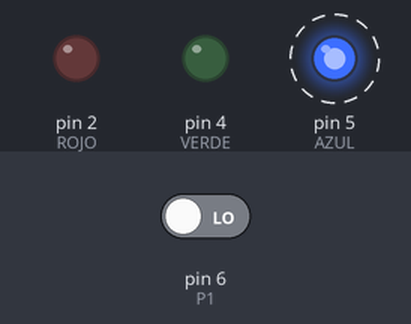
Recording of a sketch running on a simulated Arduino Uno, built with avr-gcc and run on an emulated ATmega328P. Parts: output pins drawn as LEDs (lit = HIGH). Dashed ring = blinking. The inputs (shaded band) are chosen by the test bench; at power-on: pin 6 (P1) LOW.

Above: at 0.88 s.
1.3 s: pin 6 (P1) driven HIGH
At 2.4 s:
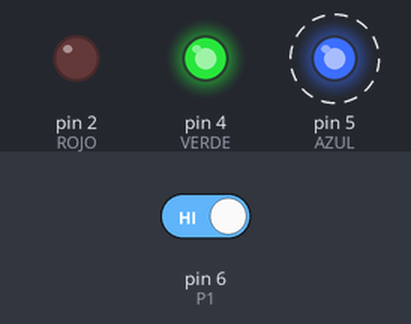
4.3 s: pin 6 (P1) driven LOW
At 5.18 s:
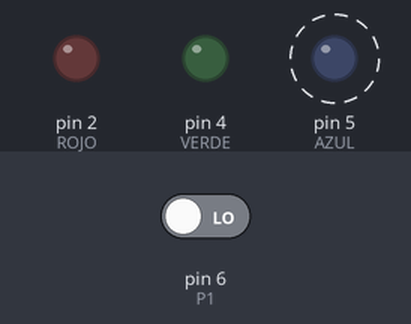
Timing chart, 0 to 13.3 s (numbered marks = the images above; inputs shaded):
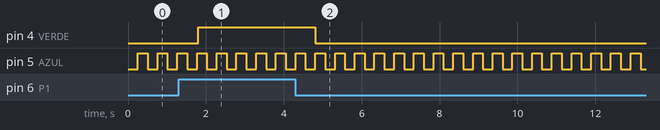

Measured:
- after the input at 1.3 s, pin 4 (VERDE): LOW → HIGH after 0.51 s
- after the input at 4.3 s, pin 4 (VERDE): HIGH → LOW after 0.51 s
- by itself, pin 5 (AZUL): alternates HIGH for 0.25 s and LOW for 0.25 s

The sketch:

Antirrebote.ino
```cpp
#define ROJO 2
#define VERDE 4
#define AZUL 5
#define P1 6


#define TIEMPO1 250
#define ANTIRREBOTE 500

void initPorts(void);
void initTimer2(void);
void antirrebote(void);

int contMseg1=0;
bool ledTestigo=0;
bool ledTestStatus=0;

bool latch=0;
bool inpToTest=0;
int timeOut=0;

void setup()
{
    initPorts();
    initTimer2();
}

void loop()
{

  if(ledTestigo)
  {
    ledTestigo=0;
    ledTestStatus=!ledTestStatus;
    digitalWrite(AZUL,ledTestStatus);
  }

  if(inpToTest)
  {
    digitalWrite(VERDE,HIGH);
  }
  else
  {
    digitalWrite(VERDE,LOW);
  }


}

void antirrebote(void)
{
  bool inputReal;
  inputReal=digitalRead(P1);

  if(inputReal!=latch)
  {
    latch=inputReal;
    timeOut=ANTIRREBOTE;
  }
  else
  {
    if(timeOut>0)
    {
      timeOut--;
    }
    else
    {
      inpToTest=latch;
    }
  }
}


//*********************************************************
//Vector interrupcion Timer2. Interrumpe c/1ms
//********************************************************
ISR(TIMER2_OVF_vect)
{
    TCNT2=5;
    contMseg1++;
    antirrebote();
    if(contMseg1==TIEMPO1)
    {
      ledTestigo=1;
      contMseg1=0;
    }
}


void initPorts(void)
{
    pinMode(ROJO,OUTPUT);
    pinMode(VERDE,OUTPUT);
    pinMode(AZUL,OUTPUT);
    pinMode(P1,INPUT);
}


//*******************************************************
//Configura Timer2
//Interrup c/1ms
//******************************************************
void initTimer2(void)
{
   SREG = 0b01111111;       //Desabilitar interrupciones
   TIMSK2 = 0b00000001;     //Habilita la interrupcion por desbordamiento
   TCCR2B = 0b00000011;     //Configura preescala para que FT2 sea de 250KHz
   SREG = 0b10000000;       //Habilitar interrupciones //Desabilitar interrupciones
   TCNT2=5;                 //255-5 =250 (el valor que queremos)
}
```
